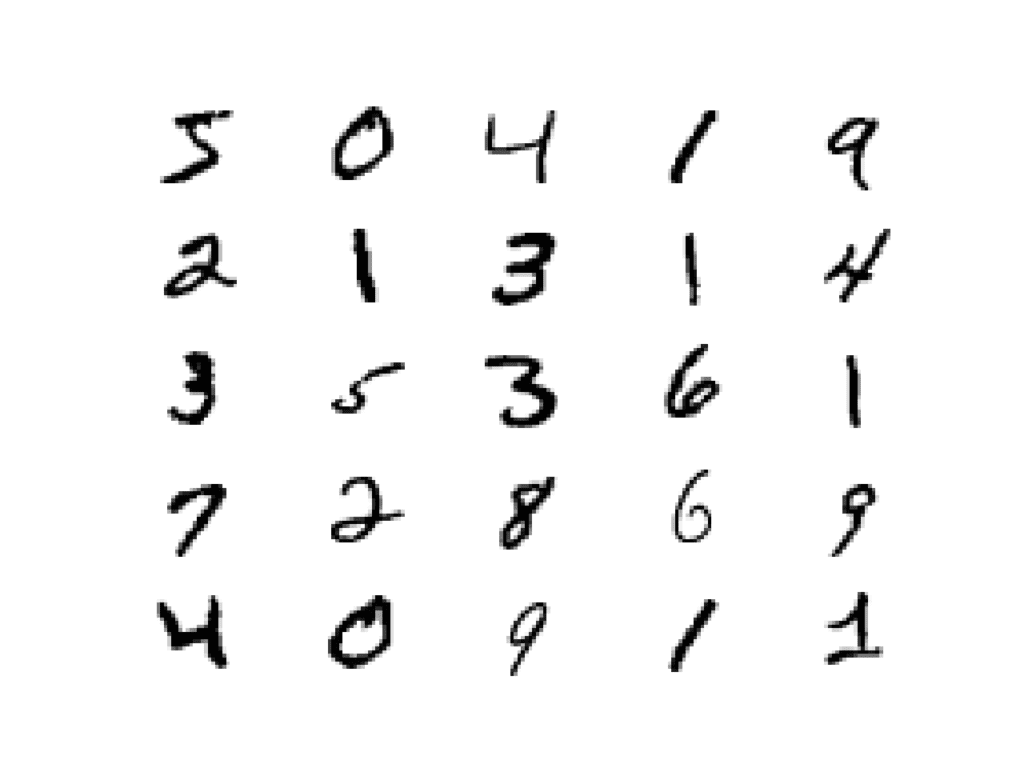
#> input picture Chapter 03/10. Threshold/image/Plot.png, 1024 x 768 px, found by its file name
$ jupyter execute contours.ipynb
#> lines starting #> are read from the running program, lines starting #| are printed output that depends on the picture; after the words box and inside, x2 and y2 are one past the last pixel; in counts of white or black regions, pixels touching at a corner belong together
[cell 1]
import cv2
import matplotlib.pyplot as plt

[cell 2]
img = cv2.imread("image\Plot.png")
#> img is the input picture: shape (768, 1024, 3); min 2, max 255, mean 245

[cell 3]
type(img)

[cell 4]
rgb_img = cv2.cvtColor(img, cv2.COLOR_BGR2RGB)
gray_img = cv2.cvtColor(rgb_img, cv2.COLOR_BGR2GRAY)

plt.figure(figsize= (15, 10))
plt.imshow(gray_img, cmap = "gray")

[cell 5]
retval, dst = cv2.threshold(gray_img, 0, 255, cv2.THRESH_BINARY_INV + cv2.THRESH_OTSU)
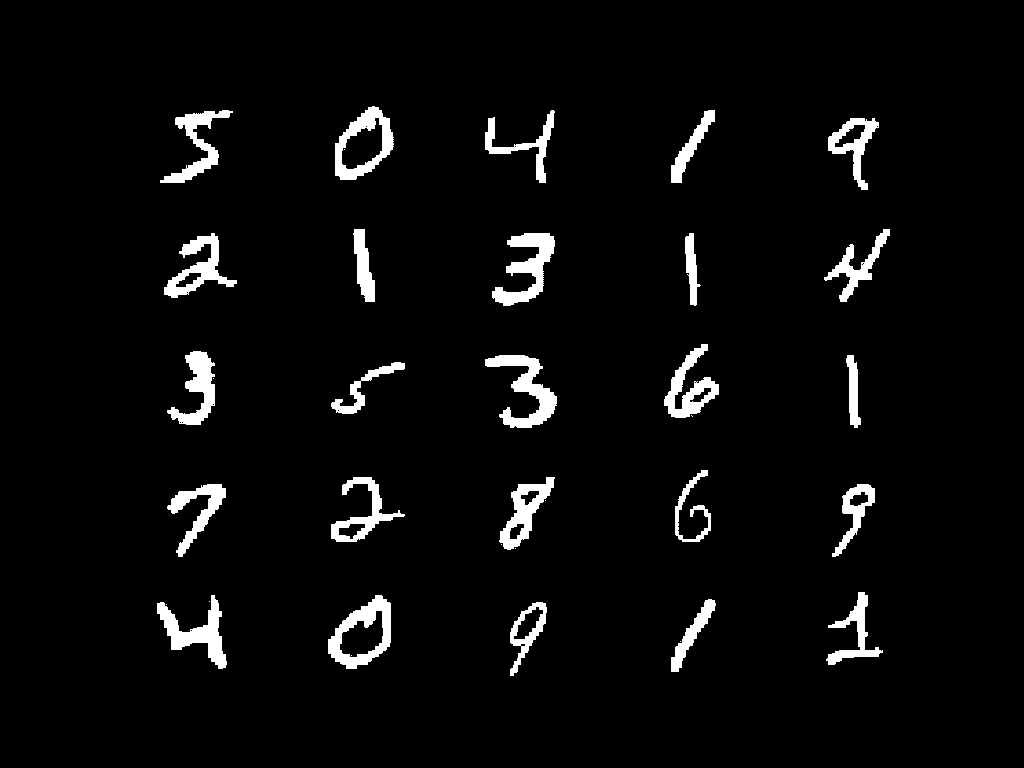
#> dst: shape (768, 1024); 4.1% white; 35 white regions (10 under 20 px)
#> retval = 134

plt.figure(figsize= (15, 10))
plt.imshow(dst, cmap= "gray")

# Contours

[cell 6]
contours, hierachy = cv2.findContours(dst, cv2.RETR_EXTERNAL, cv2.CHAIN_APPROX_NONE)
#> contours = 33 contours, 8 with area under 20; largest, box (x1, y1, x2, y2) and area: (328, 595, 391, 669) 2972, (335, 106, 394, 180) 2843, (485, 355, 557, 428) 1825, (492, 233, 555, 306) 1771, (157, 595, 227, 669) 1694
type(contours)

[cell 7]
drawing = cv2.drawContours(gray_img, contours, -1, (0, 255, 0), 7)
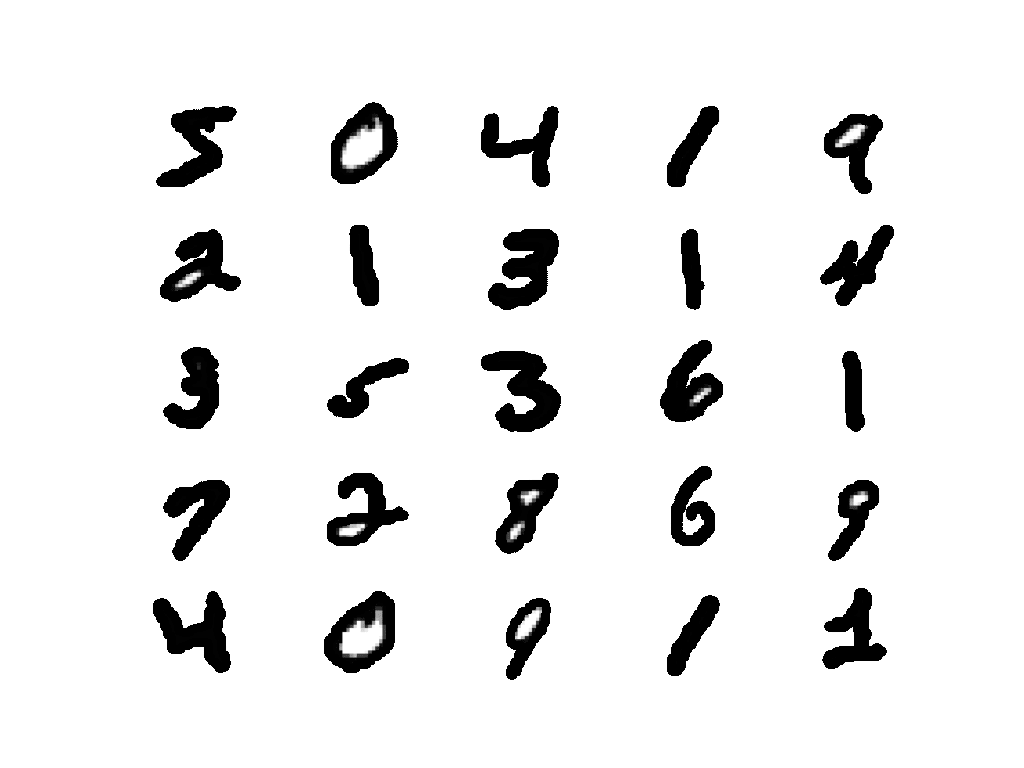
#> drawing: shape (768, 1024); min 0, max 255, mean 235.7

plt.figure(figsize=(15, 10))
plt.imshow(drawing, cmap= "gray")

[cell 8]
sorted_contours = sorted(contours, key= cv2.contourArea, reverse= True)
#> sorted_contours has the same summary as contours
drawing2 = cv2.drawContours(img, sorted_contours[0: 26], 0, (0, 255, 0), 1)

plt.figure(figsize= (15, 10))
plt.imshow(drawing2, cmap = "gray")

# Bounding Rectangle

[cell 9]
clean_contours = sorted_contours[0: 26]
#> clean_contours = 26 contours, 1 with area under 20; largest, box (x1, y1, x2, y2) and area: (328, 595, 391, 669) 2972, (335, 106, 394, 180) 2843, (485, 355, 557, 428) 1825, (492, 233, 555, 306) 1771, (157, 595, 227, 669) 1694
x, y, w, h = cv2.boundingRect(clean_contours[0])
#> x = 328; y = 595; w = 63; h = 74

[cell 10]
rect = cv2.rectangle(img, (x, y), (x+w, y+h), (0, 255, 0), 2)

plt.figure(figsize= (15, 10))
plt.imshow(rect)

[cell 11]
zero = img[y:y+h, x:x+w]
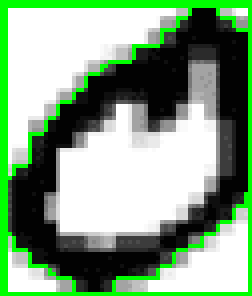
#> zero: shape (74, 63, 3) (shown 4 times larger); mean B, G, R 131.7, 162.3, 131.7

plt.figure(figsize= (15, 10))
plt.imshow(zero)
plt.savefig('./c0.png')
